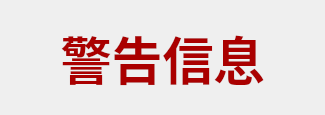
<?xml version="1.0" encoding="UTF-8"?>
<ui version="4.0">
 <class>WarningForm</class>
 <widget class="QWidget" name="WarningForm">
  <property name="geometry">
   <rect>
    <x>0</x>
    <y>0</y>
    <width>325</width>
    <height>115</height>
   </rect>
  </property>
  <property name="windowTitle">
   <string>Form</string>
  </property>
  <layout class="QVBoxLayout" name="verticalLayout">
   <item>
    <widget class="QLabel" name="label">
     <property name="font">
      <font>
       <pointsize>38</pointsize>
       <weight>75</weight>
       <bold>true</bold>
      </font>
     </property>
     <property name="styleSheet">
      <string notr="true">color: rgb(170, 0, 0);</string>
     </property>
     <property name="text">
      <string>警告信息</string>
     </property>
     <property name="alignment">
      <set>Qt::AlignCenter</set>
     </property>
    </widget>
   </item>
  </layout>
 </widget>
 <resources/>
 <connections/>
</ui>
